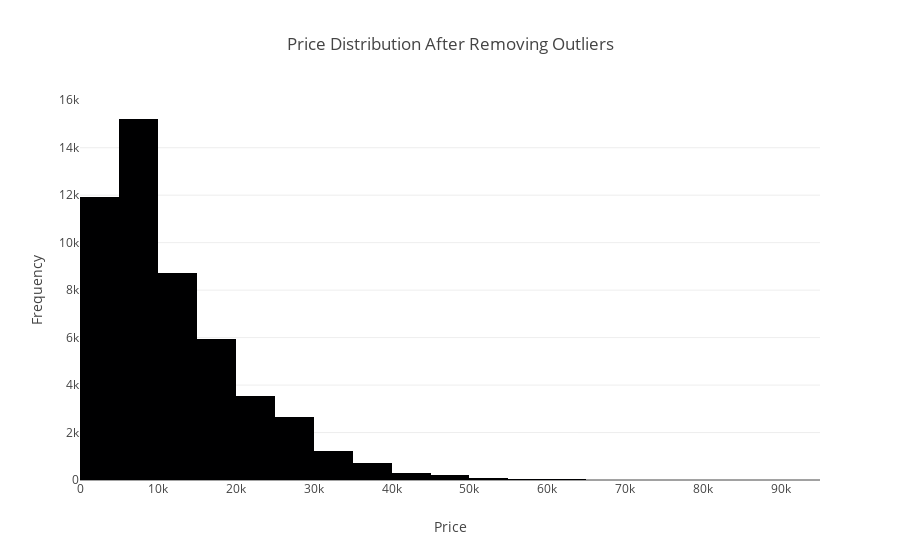

Write notebook code for a chart like this one.
### Code cell
# 'price' column after removing outliers, using plotly
fig_hist = px.histogram(filtered_autos_price, x='price', nbins=40, title='Price Distribution After Removing Outliers')

fig_hist.update_layout(
    xaxis_title='Price',
    yaxis_title='Frequency'
)

fig_hist.show()

### Figure 1 — Plotly figure (JSON) as saved in the notebook; plotly's stock layout.template omitted (floating-point values rounded to 4 significant figures; data arrays with more than 128 entries replaced by an {"elided": "..."} marker saying what was removed)
{"data": [{"alignmentgroup": "True", "bingroup": "x", "hovertemplate": "price=%{x}<br>count=%{y}<extra></extra>", "legendgroup": "", "marker": {"color": "#000001", "pattern": {"shape": ""}}, "name": "", "nbinsx": 40, "offsetgroup": "", "orientation": "v", "showlegend": false, "type": "histogram", "x": {"elided": "50612 int values"}, "xaxis": "x", "yaxis": "y"}], "layout": {"autosize": true, "barmode": "relative", "legend": {"tracegroupgap": 0}, "title": {"text": "Price Distribution After Removing Outliers"}, "xaxis": {"anchor": "y", "autorange": true, "domain": [0, 1], "range": [-0.5, 95000.0], "title": {"text": "Price"}, "type": "linear"}, "yaxis": {"anchor": "x", "autorange": true, "domain": [0, 1], "range": [0, 16010.0], "title": {"text": "Frequency"}}}}
